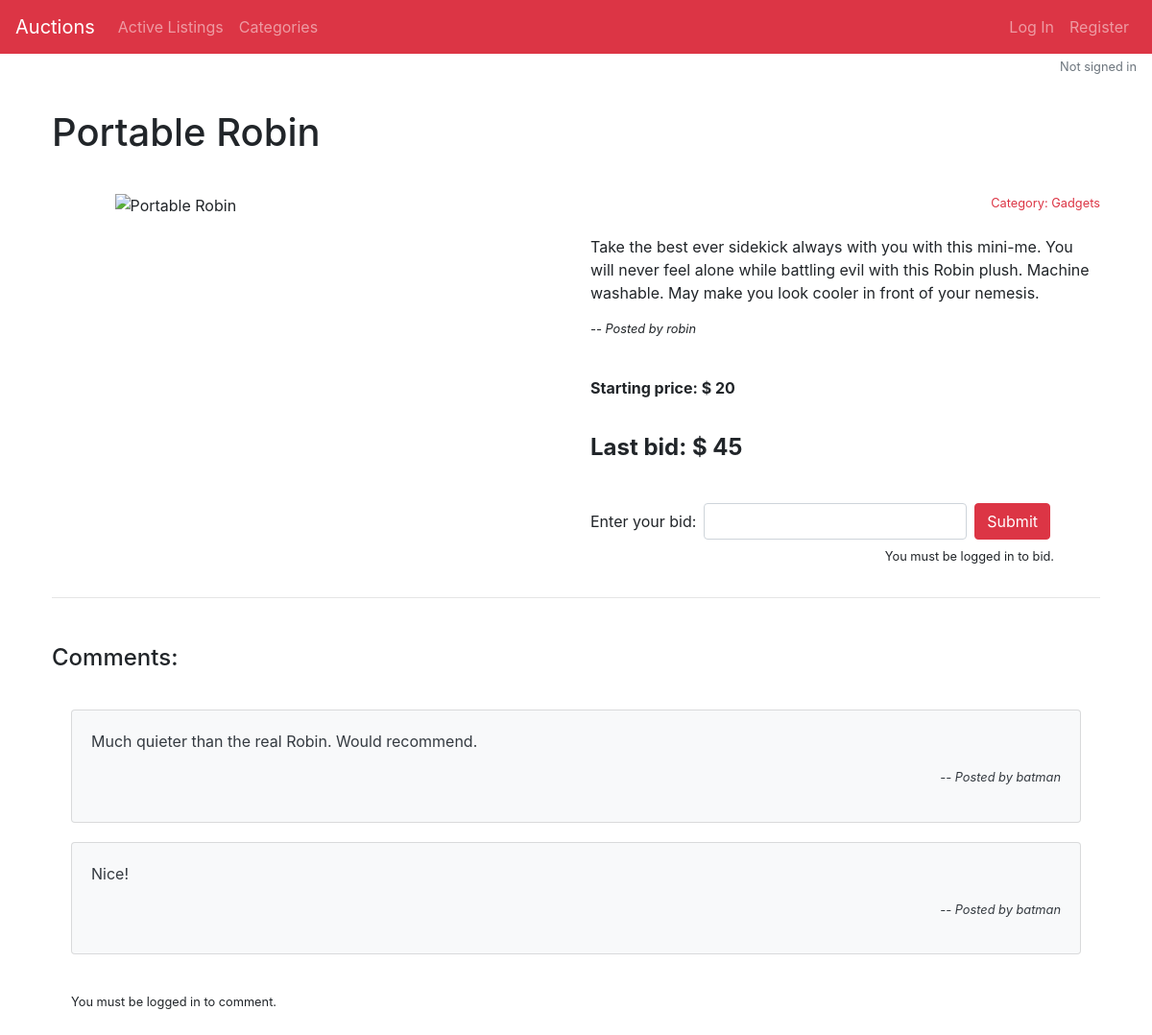
Page /listing/Portable Robin on the committed database.
### auctions/models.py (models this page shows, shortened)
class Product(models.Model):
    title = models.CharField(max_length=64)
    image = models.TextField(max_length=300)
    description = models.TextField(max_length=300)
    price = models.IntegerField()
    current_bid = models.IntegerField(blank=True, default="0")
    user_id = models.ForeignKey(User, on_delete=models.CASCADE, related_name="user_id_prods")
    status = models.BooleanField(default=True)
    category = models.ForeignKey(Category, on_delete=models.CASCADE, related_name="category_name", blank=True, default="1")
    watchedby = models.ManyToManyField(User, blank=True, related_name="watchedby")

class Category(models.Model):
    category = models.CharField(max_length=64)
    def __str__(self):
        return f"Category: {self.category}"

class User(AbstractUser):
    pass

class Comment(models.Model):
    user_id = models.ForeignKey(User, on_delete=models.CASCADE, related_name="user_id_comments")
    product_id = models.ForeignKey(Product, on_delete=models.CASCADE, related_name="product_id_comments")
    comment = models.TextField(max_length=300)

### auctions/views.py (the view, shortened to what this page needs)
# urls.py: path("listing/<str:product_title>", views.productpage, name="productpage"),
def productpage(request, product_title, message=""):
    error = False
    if message:
        error = "Bid amount is insufficient."
    product = Product.objects.get(title=product_title)
    if not product:
        return HttpResponseRedirect(reverse("index"))
    comments = Comment.objects.filter(product_id=product.id)
    active = "a"
    author = False
    watchlist = "b"
    winner = "c"
    winnerforauthor = False
    winnerlogged = False
    if product.status == True:
        active = True
    return render(request, "auctions/productpage.html", {
        "product": product,
        "comments": comments,
        "active": active,
        "author": author,
        "watchlist": watchlist,
        "winner": winner,
        "winnerforauthor": winnerforauthor,
        "winnerlogged": winnerlogged,
        "error": error
    })

### auctions/templates/auctions/productpage.html (shortened to what this page needs)
{% extends "auctions/layout.html" %}
{% block body %}
    <h1>
        {{ product.title}}
    </h1>
    <div class="row">
        <div class="col-sm-6">
            <img src="{{ product.image }}" alt="{{ product.title }}" class="mx-auto d-block picsproduct">
        </div>
        <div class="col-sm-6">
            <p class="text-right small"><a href="../categories/{{ product.category.category }}">{{ product.category }}</a></p>
            <p class="pt-2">{{ product.description }}</p>
            {% if active and author %}
                <p class="small"><em>-- Posted by you!</em>&nbsp;&nbsp;&nbsp;<a href="{% url 'closelisting' product.title %}">close auction</a></p>
            {% elif active and not author %}
                <p class="small"><em>-- Posted by {{ product.user_id }}</em></p>
            {% endif %}
            <p class="pt-4 pb-3 font-weight-bold">Starting price: $ {{ product.price }}</p>
            {% if active %}
                {% if product.current_bid > product.price %}
                    <p class="font-weight-bold font24">Last bid: $ {{ product.current_bid }}</p>
                {% else %}
                    <p>No bids yet!</p>
                {% endif %}
            {% endif %}
            {% if active %}
                {% if author %}
                    <p class="mt-4">Bidding is open, but you can't bid on your own auction.</p>
                {% else %}
                    <form action="{% url 'bidding' product.title %}" method="get" class="form-inline pt-4">
                        <label for="bid" class="mb-2 mr-sm-2">Enter your bid:</label>
                        <input type="number" id="bid" name="bid" class="form-control  mb-2 mr-sm-2">
                        <input type="submit" value="Submit" class="btn btn-danger  mb-2 mr-sm-2">
                    </form>
                    {% if not user.is_authenticated %}
                        <p class="small text-right pr-5">You must be logged in to bid.</p>
                    {% endif %}
                {% endif %}
            {% endif %}
        </div>
    </div>
    <hr>
    <div class="my-5">
        <h4>Comments:</h4>
        {% for comment in comments %}
            <div class="card bg-light text-dark cardlist">
                <div class="card-body">
                    <p class="card-text">{{ comment.comment }}</p>
                    <p class="text-right small"><em>-- Posted by {{ comment.user_id }}</em></p>
                </div>
            </div>
        {% empty %}
            <p>No comments yet. Be the first to comment on this product!</p>
        {% endfor %}
        {% if active %}
            <div class="commentbox mb-5">
                {% if not user.is_authenticated %}
                    <p class="small">You must be logged in to comment.</p>
                {% endif %}
            </div>
        {% else %}
            <p>Comments are not allowed on closed listings.</p>
        {% endif %}
    </div>
{% endblock %}

### auctions/static/auctions/styles.css (style rules this page uses)
.picsproduct { width: 400px; }
.cardlist { margin: 20px; }
h1, h4 { margin-top: 10px !important; margin-bottom: 40px !important; }
a { color: #dc3545; }
.commentbox { margin: 40px 20px 20px 20px; }
.font24 { font-size: 24px; }
input[type=number] { -moz-appearance: textfield; }

### rows in the picture
Product: title "Portable Robin", category "Category: Gadgets", description "Take the best ever sidekick always with you with this mini-me. You will never feel alone while battling evil with this Robin plush. Machine washable. May make you look cooler in front of your nemesis.", user_id "robin", price "20", current_bid "45"
Comment: comment "Much quieter than the real Robin. Would recommend.", user_id "batman"
Comment: comment "Nice!", user_id "batman"
